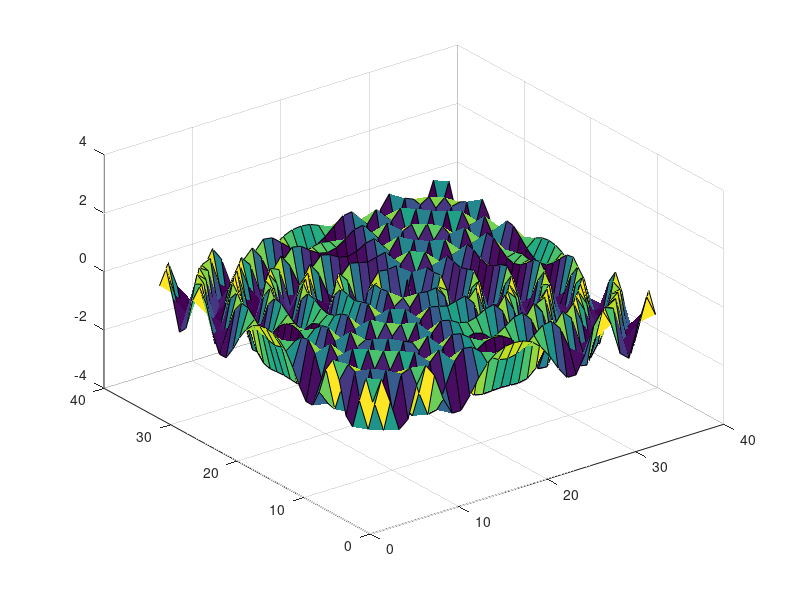

The MATLAB script that drew this image:
% Timothy Smith
% March 12th 2016
%________________
[x,y]=meshgrid(-8:0.5:8);
r=sqrt(x.^2+y.^2)+eps;
for n=-3:0.05:4;
z=cos(r.*n);
surf(z), view([-37,38]), axis([0,40,0,40,-4,4]);
pause(0.1)
end

